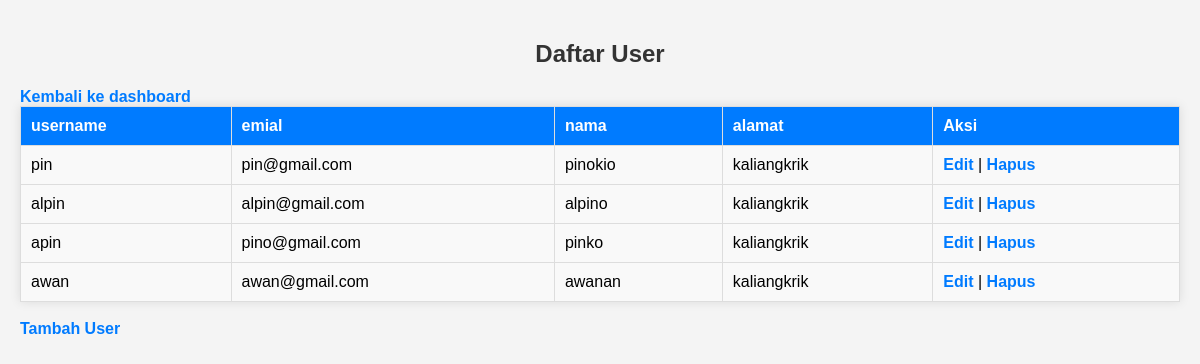
/admin/anggota/anggota.php, run on the app's committed database.
### tables this page shows
CREATE TABLE `user` (
  `id_user` int(11) NOT NULL,
  `username` varchar(50) NOT NULL,
  `password` varchar(50) NOT NULL,
  `email` varchar(250) NOT NULL,
  `nama_lengkap` varchar(250) NOT NULL,
  `alamat` text NOT NULL,
  `role` enum('admin','petugas','anggota','') NOT NULL
);

### admin/anggota/anggota.php (the view, shortened to what this page needs)
<?php
include 'koneksi.php';
$sql = "SELECT id_user, username, email, nama_lengkap, alamat FROM user";
$result = $conn->query($sql);
?>
<!DOCTYPE html>
<html lang="id">
<head>
    <link rel="stylesheet" type="text/css" href="style.css">
</head>
<body>
    <h2>Daftar User</h2>
    <a href="../dashboard.php">Kembali ke dashboard</a>
    <table border="1" cellpadding="10" cellspacing="0">
        <tr>
            <th>username</th>
            <th>emial</th>
            <th>nama</th>
            <th>alamat</th>
            <th>Aksi</th>
        </tr>
        <?php while ($row = $result->fetch_assoc()) { ?>
        <tr>
            <td><?php echo htmlspecialchars($row['username']); ?></td>
            <td><?php echo htmlspecialchars($row['email']); ?></td>
            <td><?php echo htmlspecialchars($row['nama_lengkap']); ?></td>
            <td><?php echo htmlspecialchars($row['alamat']); ?></td>
            <td>
                <a href="edit.php?id_user=<?php echo $row['id_user']; ?>">Edit</a> |
                <a href="hapus.php?id_user=<?php echo $row['id_user']; ?>" onclick="return confirm('Apakah Anda yakin ingin menghapus anggota ini?');">Hapus</a>
            </td>
        </tr>
        <?php } ?>
    </table>
    <br>
    <a href="tambah.php">Tambah User</a>
</body>
</html>

### admin/anggota/style.css (style rules this page uses)
body { font-family: Arial, sans-serif; background-color: #f4f4f4; margin: 0; padding: 20px; }
h2 { text-align: center; color: #333; }
table { width: 100%; border-collapse: collapse; background: white; box-shadow: 0 0 10px rgba(0, 0, 0, 0.1); }
table, th, td { border: 1px solid #ddd; }
th, td { padding: 10px; text-align: left; }
th { background-color: #007BFF; color: white; }
td { background-color: #f9f9f9; }
a { text-decoration: none; color: #007BFF; font-weight: bold; }

### data on the page
user: username "pin", email "pin@gmail.com", nama_lengkap "pinokio", alamat "kaliangkrik"
user: username "alpin", email "alpin@gmail.com", nama_lengkap "alpino", alamat "kaliangkrik"
user: username "apin", email "pino@gmail.com", nama_lengkap "pinko", alamat "kaliangkrik"
user: username "awan", email "awan@gmail.com", nama_lengkap "awanan", alamat "kaliangkrik"
